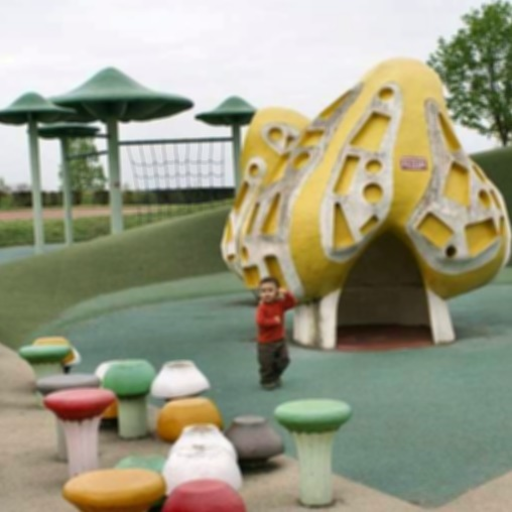
//> input picture Image Restoration-CPU/Blur_Turbulence.bmp, 512 x 512 px
$ ./Image_Restoration-CPU   (built with g++ and OpenCV 4)
//> lines starting //> are read from the running program, lines starting //| are printed output that depends on the picture
### Image Restoration-CPU/stdafx.h
// stdafx.h : include file for standard system include files,
// or project specific include files that are used frequently, but
// are changed infrequently
//

#pragma once

#include "targetver.h"

#include <stdio.h>
#include <tchar.h>


// TODO: reference additional headers your program requires here

### Image Restoration-CPU/Image Restoration-CPU.cpp

/* --------------------------------------------------------------------------------------------------
IMAGE RESTORATION IN FREQUENCY DOMAIN USING DISCRETE FOURIER TRANSFORMATION AND INVERSE FILTER
IMAGE RESTORATION IN FREQUENCY DOMAIN USING DISCRETE FOURIER TRANSFORMATION AND PSEUDO INVERSE FILTER
IMAGE RESTORATION IN FREQUENCY DOMAIN USING DISCRETE FOURIER TRANSFORMATION AND WEINER FILTER
IMAGE RESTORATION IN FREQUENCY DOMAIN USING DISCRETE FOURIER TRANSFORMATION AND LSE FILTER
IMAGE RESTORATION IN SPACIAL DOMAIN USING LUCY RICHARDSON FILTER (RUN FOR FIVE ITERATION)
Frequency Domain Image Enhancement Filter.cpp : Defines the entry point for the console application.
....................................................................................................*/

/*..................................... HEADER FILES ...............................................*/
// Include Necessary Header Files
// [both in Std and Non Std Path]
#include "stdafx.h"
#include<stdio.h>
#include<math.h>
#include<time.h>
#include<opencv\cv.h>
#include<opencv\highgui.h>
#include<opencv2\imgproc\imgproc.hpp>
using namespace std;
using namespace cv;
/*................................... END HEADER FILES ............................................*/

/*.................................... INVERSE FILTER .............................................*/
// Inverse Restoration Filter Construction Function Defination
// Input Parameter: 2D FILTER , CUTOFF FREQUENCY
void RS_Inverse_Filter(Mat &RSFilter, int CUTOFF)
{
	// Temporary Mat Variable to Store Inverse Gaussian Coefficients
	// Calculate Mid Point of Mat Variable [RSFilter]
	Mat Filter = Mat(RSFilter.rows, RSFilter.cols, CV_32F);
	Point Mid = Point(RSFilter.rows / 2, RSFilter.cols / 2);
	float D, H;

	// Compute Point Wise Inverse Gaussian Coefficients and Store in Filter Variable
	for (int i = 0; i < RSFilter.rows; i++)
	{
		for (int j = 0; j < RSFilter.cols; j++)
		{
			D = pow(Mid.x - abs(i - Mid.x), 2.0) + pow(Mid.y - abs(j - Mid.y), 2.0);
			H = (float)exp(1 * D / (2 * pow(CUTOFF, 2)));
			Filter.at<float>(i, j) = H;
		}
	}

	// Construct A Filter of DFTTrans_Image[0] Size from Filter Variable
	Mat tmp[] = { Filter, Filter };
	merge(tmp, 2, RSFilter);
}
/*.................................. END INVERSE FILTER ..........................................*/

/*............................... PSEUDO INVERSE FILTER .........................................*/
// Pseudo Inverse Filter Construction Function Defination
// Input Parameter: 2D FILTER , CUTOFF FREQUENCY
// [23 lines left out: function RS_PI_Filter, not called in this run]
/*............................... END PSEUDO INVERSE FILTER ......................................*/

/*.................................... WEINER FILTER .............................................*/
// Weiner Restoration Filter Construction Function Defination
// Input Parameter: 2D FILTER , CUTOFF FREQUENCY
// [23 lines left out: function RS_Weiner_Filter, not called in this run]
/*.................................. END WIENER FILTER............................................*/

/*.................................... LSE FILTER ................................................*/
// Least Square Error Filter Construction Function Defination
// Input Parameter: 2D FILTER , CUTOFF FREQUENCY
// [24 lines left out: function RS_LSE_Filter, not called in this run]
/*.................................. END LSE FILTER................................................*/

/*............................... LUCY RICHARDSON FILTER ..........................................*/
// Lucy Richardson Filter Construction Function Defination
// Input Parameter: Distorted Image , Temprary Image,  Low Pass Filter, Iterator
// [14 lines left out: function RS_LR_Filter, not called in this run]
/*.............................. END LUCKY RICHARDSON FILTER ......................................*/

/*..................................... MAIN PROGRAM ..............................................*/
int main(void)
{
	// 'Select' Variables for selection of Filter and Filter 'RSFilter' Variable to Store 2D Filter's Coefficients.
	// CUTOFF Frequency to Retain Amount of Overall Details in An Image
	Mat RSFilter; int Select, CUTOFF, Itr;

	// Initialize Clock Variable to compute Time Taken in millisecs
	clock_t start, end;
	double Time_Used;

	// Create Variables to Store Actual and Its DFT Transfomed Values of [R, G, B] Cheannels.
	//Create Variables to Store Actual and Transformed Values of Laplacian Matrix.
	Mat RGB_Image[3], DFTTrans_Image[3];
	Mat Lap_Image, Trans_Lap_Image;

	//Input The Values for Cutoff Frequency and Selection of Filter.
	printf("Selection of Filter [1]Inverse [2]Pseudo Inverse [3]Weiner [4]LSE [5]Lucy Richardson :\n");
	scanf("%d", &Select);
//> the answer given: 1

	// Enter the Cutoff Frequency for Ideal Filter to LSE Filter or No. of Iterations of Lucy Filter.
	if (Select <= 4) {
		printf("Enter The Cutoff Frequency of The Filter: \n");
		scanf("%d", &CUTOFF);
//> the answer given: 30
	}
	else {
		printf("Enter The No. of Iteration for Lucy Richardson Filter: \n");
		scanf("%d", &Itr);
	}

	// Read Image Data from Image File
	Mat Image = imread("Blur_Turbulence.bmp", CV_LOAD_IMAGE_COLOR);
//> Image is the input picture: 512 rows x 512 cols, CV_8UC3; mean B, G, R 131.4, 154.5, 154.6

	// Check, Whether Program Open Image File
	if (!Image.data)
	{
		printf("COULDN'T OPEN OR READ IMAGE FILE");
		return -1;
	}

	// Display The Distorted Image
	namedWindow("DISTORTED IMAGE", WINDOW_NORMAL);
	imshow("DISTORTED IMAGE", Image);

	// Laplacian sharp filter kernel (3 x 3)
	Mat Lap = (Mat_<float>(3, 3) << -1.0, -1.0, -1.0, -1.0, 8.0, -1.0, -1.0, -1.0, -1.0);

	// Gaussian smoothing filter kernel (5 x 5)
	Mat LPFilter = (Mat_<float>(5, 5) << 0.00391, 0.015625, 0.023437, 0.015625, 0.00391,
		0.015625, 0.0625, 0.09375, 0.0625, 0.015625,
		0.023437, 0.09375, 0.140625, 0.09375, 0.023437,
		0.015625, 0.0625, 0.09375, 0.0625, 0.015625,
		0.00391, 0.015625, 0.023437, 0.015625, 0.00391);

	// Fill laplacian Filter value to empty image
	Lap_Image.create(Image.rows, Image.cols, CV_32F);
	copyMakeBorder(Lap, Lap_Image, 0, Image.rows - 3, 0, Image.cols - 3, BORDER_CONSTANT, 0.0);

	// Discreate Fourier Transformation of Laplacian Matrix and Compute Its absolute Values.
	dft(Lap_Image, Trans_Lap_Image, DFT_COMPLEX_OUTPUT);
	for (int i = 0; i < Image.rows * Image.cols; i++)
		Lap_Image.at<float>(i / Image.cols, i % Image.cols) = abs(Trans_Lap_Image.at<complex<float>>(i / Image.cols, i % Image.cols));
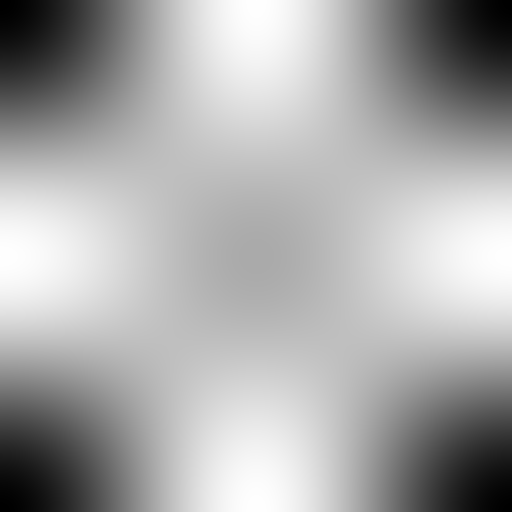
//> Lap_Image: 512 rows x 512 cols, CV_32FC1; min 0, max 12, mean 8; drawn with min black and max white

	// Start The Timer
	start = clock();

	// Copy Image.data values to RGB_Image for Extracting All Three Frames [R, G, B]
	split(Image, RGB_Image);
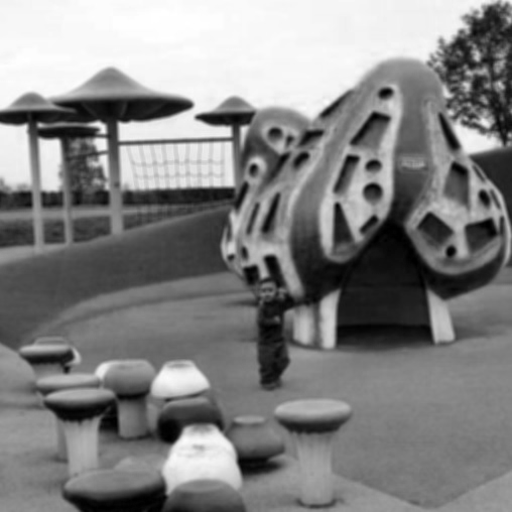
//> RGB_Image[0]: 512 rows x 512 cols, CV_8UC1; min 0, max 255, mean 131.4
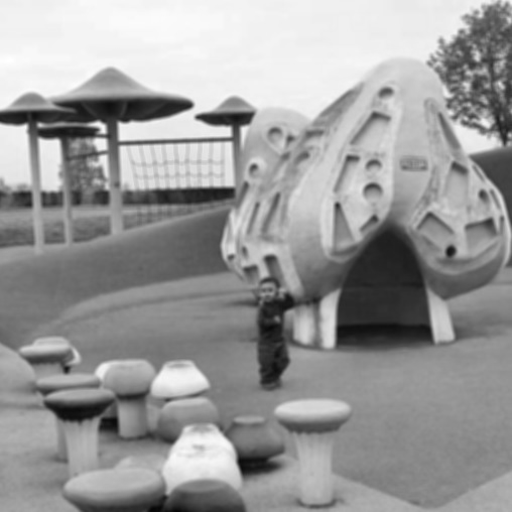
//> RGB_Image[1]: 512 rows x 512 cols, CV_8UC1; min 6, max 255, mean 154.5
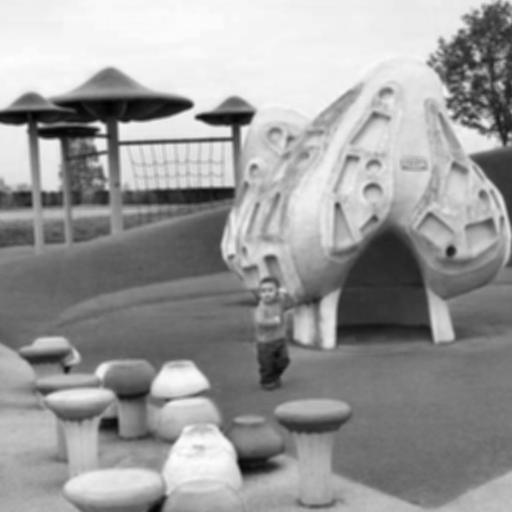
//> RGB_Image[2]: 512 rows x 512 cols, CV_8UC1; min 0, max 254, mean 154.6

	// Convert Each Channel Pixel Values from 8U to 32F
	// Discreate Fourier Transformation of Each Channel
	for (int i = 0; i < 3; i++)
	{
		RGB_Image[i].convertTo(RGB_Image[i], CV_32F);
		dft(RGB_Image[i], DFTTrans_Image[i], DFT_COMPLEX_OUTPUT);
	}

	// Make Filter Variable Same Size of DFTTrans_Image.
	RSFilter = DFTTrans_Image[0].clone();

	// Selection of a Restoration Filter
	switch (Select)
	{
	case 1: printf("You Selected Inverse Filter \n");
		RS_Inverse_Filter(RSFilter, CUTOFF);
		break;
	case 2: printf("You Selected Pseudo Inverse Filter \n");
		RS_PI_Filter(RSFilter, CUTOFF);
		break;
	case 3:	printf("You Selected Weiner Filter \n");
		RS_Weiner_Filter(RSFilter, CUTOFF);
		break;
	case 4: printf("You Selected LSE Filter \n");
		RS_LSE_Filter(RSFilter, Lap_Image, CUTOFF);
		break;
	case 5: printf("You Selected Lucy Richardson Filter \n");
		Image.convertTo(Image, CV_32F);
		Image = RS_LR_Filter(Image, Image, LPFilter, Itr);
		Image.convertTo(Image, CV_8U);
		break;
	default: printf("Wrong Selection \n");
		break;
	}

	// Enhance The Image Using Restoration Filter By Applying It on Channels Separately
	// Inverse Discrete Fourier Transformation of Each Channel
	// Convert Each Chanel Pixel Values from 32F to 8U
	if (Select <= 4) {
		for (int i = 0; i < 3; i++)
		{
			Mat chan[2];
			mulSpectrums(DFTTrans_Image[i], RSFilter, DFTTrans_Image[i], 0);
			idft(DFTTrans_Image[i], DFTTrans_Image[i], DFT_SCALE);
			split(DFTTrans_Image[i], chan);
			chan[0].convertTo(RGB_Image[i], CV_8U);
		}

		// Merge All Three Channels to Construct Final Image
		merge(RGB_Image, 3, Image);
//> Image: 512 rows x 512 cols, CV_8UC3; every value is 0
	}

	// Stop the Timer
	end = clock();

	// Calculate Time Taken for Image Restoration by the Filter in sec.
	Time_Used = (float)(end - start) / CLOCKS_PER_SEC;
	printf("Time Taken for Image smoothing : %.3f", Time_Used);

	// Display Final Enhanced Image By The FIlter
	namedWindow("ENHANCED IMAGE", WINDOW_NORMAL);
	imshow("ENHANCED IMAGE", Image);

	// Write 2D Array to Image Fil (.bmp)
	imwrite("Tur_In_95.bmp", Image);

	// Release All Mat Variables
	Trans_Lap_Image.release();
	DFTTrans_Image->release();
	RGB_Image->release();
	LPFilter.release();
	Lap.release();
	Image.release();

	waitKey(0);
	return 0;
}
/*..................................... END MAIN PROGRAM ..........................................*/
